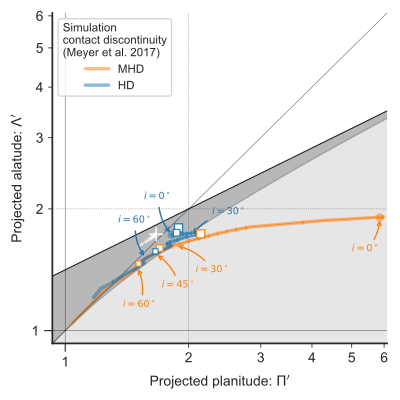

Source code (Python):
T=[["Source", "R0/pc", "Rc/R0", "R90/R0", "Rm90/R0"], ["M17-MHD2040-AllB7", "0.38", "3.57", "1.95", "1.92"], ["M17-MHD2040-AllB7-Halpha-i00", "0.41", "2.74", "1.89", "1.89"], ["M17-MHD2040-AllB7-60mic-i30", "0.48", "2.14", "1.74", "1.73"], ["M17-MHD2040-AllB7-60mic-i45", "0.56", "1.70", "1.59", "1.61"], ["M17-MHD2040-AllB7-60mic-i60", "0.67", "1.51", "1.47", "1.46"], ["M17-HD2040", "0.66", "1.78", "1.75", "1.75"], ["M17-HD2040-Halpha-i00", "0.71", "2.33", "1.84", "1.83"], ["M17-HD2040-Halpha-i00-CD", "0.59", "1.68", "1.93", "1.92"], ["M17-HD2040-Halpha-i00-BS", "0.75", "1.90", "1.83", "1.83"], ["M17-HD2040-60mic-i30", "1.17", "1.89", "1.80", "1.79"], ["M17-HD2040-60mic-i45", "1.36", "1.87", "1.90", "1.59"], ["M17-HD2040-60mic-i60", "1.70", "1.66", "1.55", "1.59"], ["M17-MHD2040-AllB7-60mic-i90", 1.05, -999.0, -999.0, -999.0]]
import sys
import numpy as np
from scipy.interpolate import interp1d
import statsmodels.api as sm
from astropy.table import Table
from matplotlib import pyplot as plt
import matplotlib.ticker
import seaborn as sns
from simulation_shape import Simulation
sys.path.append("../Dust-wave")
import bow_projection as bp
import bow_diagnostic


plotfile = sys.argv[0].replace('.py', '.pdf')

table = Table(rows=T[1:], names=T[0], dtype=[str] + [float]*4)

# Take average +/- std of the +ve and -ve R90
R90stack = np.stack([table['R90/R0'], table['Rm90/R0']])
table['R90'] = np.nanmean(R90stack, axis=0)
table['dR90'] = np.nanstd(R90stack, axis=0)
table.remove_columns(['R90/R0', 'Rm90/R0'])


def select_marker_style(s):
    if 'Halpha' in s:
        return '^'
    elif '60mic' in s:
        return 's'
    else:
        return 'o'

def select_marker_size(s):
    if 'i00' in s:
        return 5
    elif 'i30' in s:
        return 6
    elif 'i45' in s:
        return 5
    elif 'i60' in s:
        return 4
    else:
        return 5

table['marker style'] = [select_marker_style(s) for s in table['Source']]
table['marker size'] = [select_marker_size(s) for s in table['Source']]

sns.set_style('ticks')
fig, ax = plt.subplots(figsize=(4, 4))

Rc_grid = np.linspace(0.9, 10.0, 2000)
R90_T0_grid = np.sqrt(2*Rc_grid)
R90_T1_grid = np.sqrt(2*Rc_grid - 1.0)
R90_T1_grid[~np.isfinite(R90_T1_grid)] = 0.0 

ax.fill_between(Rc_grid, R90_T1_grid, R90_T0_grid, color='k', alpha=0.2)
ax.fill_between(Rc_grid, R90_T0_grid, 0.5, color='k', alpha=0.1)
ax.plot(Rc_grid, R90_T0_grid, c='k', lw=0.5)
ax.axhline(1.0, lw=0.5, alpha=0.5, color='k', zorder=-1)
ax.axvline(1.0, lw=0.5, alpha=0.5, color='k', zorder=-1)
ax.axhline(2.0, ls=':', lw=0.5, alpha=0.5, color='k', zorder=-1)
ax.axvline(2.0, ls=':', lw=0.5, alpha=0.5, color='k', zorder=-1)
ax.plot([0.9, 10.0], [0.9, 10.0], lw=0.5, alpha=0.5, color='k', zorder=-1)

# Put a cross at the Wilkinoid coordinates: [5/3, sqrt(3)]
ax.plot([5./3.], [np.sqrt(3.0)], '+', c='w', ms=10, alpha=1.0)
# And plot the projected wilkinoids 
bp.N_NEIGHBORHOOD = 50
bp.DEGREE_POLY_NEIGHBORHOOD = 2
bp.SCALE_NEIGHBORHOOD = 0.03
bp.DEGREE_POLY_NEIGHBORHOOD_90 = 2
bp.SCALE_NEIGHBORHOOD_90 = 0.01
shape = bp.wilkinoid_R_theta
th_inf = bp.theta_infinity(shape)
inc = np.linspace(0.0, th_inf - np.pi/2, 50)
tab = bow_diagnostic.parameter_table(inc, shape)
Rc, R90 = tab['tilde R_c prime'], tab['tilde R_90 prime']
ax.plot(Rc, R90, '-', c='w', label="_nolabel_", lw=0.6, alpha=0.9)
sini = (0.5 + np.arange(20))/20
inc_e = np.arcsin(sini)
tab_e = bow_diagnostic.parameter_table(inc_e, shape)
Rc_e, R90_e = tab_e['tilde R_c prime'], tab_e['tilde R_90 prime']
ax.scatter(Rc_e, R90_e, marker='|', s=3**2,
           linewidths=0.1, edgecolors='none',
           c='w', alpha=0.5, label="_nolabel_")



bp.N_NEIGHBORHOOD = 200
bp.DEGREE_POLY_NEIGHBORHOOD = 1
bp.SCALE_NEIGHBORHOOD = (60./180.) # => +/-60 deg at i=0
bp.DEGREE_POLY_NEIGHBORHOOD_90 = 2
bp.SCALE_NEIGHBORHOOD_90 = 0.01

models = ["M17-HD2040", "M17-MHD2040-AllB7"][::-1]
labels = ["HD", "MHD"][::-1]

colors = sns.color_palette(n_colors=len(models))[::-1]
for model, label, color in zip(models, labels, colors):
    # First do the "theoretical" tracks
    shape = Simulation(name=model, force_open=True, cheby_degree=12)
    th_inf = bp.theta_infinity(shape)
    inc = np.linspace(0.0, th_inf - np.pi/2, 50)
    tab = bow_diagnostic.parameter_table(inc, shape)
    Rc, R90 = tab['tilde R_c prime'], tab['tilde R_90 prime']
    ax.plot(Rc, R90, '-', c=color, label=label, lw=2.5, alpha=0.5)
    # Put a dot at the i=0 case
    ax.plot(Rc[0:1], R90[0:1], 'o', mec='none', c=color, label="_nolabel_", alpha=0.5)

    # Repeat for the closed shape, but with a thin line
    shape = Simulation(name=model, force_open=False, cheby_degree=12)
    th_inf = bp.theta_infinity(shape)
    inc = np.linspace(0.0, th_inf - np.pi/2, 50)
    tab = bow_diagnostic.parameter_table(inc, shape)
    Rcc, R90c = tab['tilde R_c prime'], tab['tilde R_90 prime']
    ax.plot(Rcc, R90c, '-', c=color, label="_nolabel_", lw=0.5, alpha=1.0)


    sini = (0.5 + np.arange(20))/20
    inc_e = np.arcsin(sini)
    inc_e = inc_e[inc_e < th_inf - np.pi/2]
    # Interpolate to get the even probability points
    Rc_e = interp1d(inc, Rc)(inc_e)
    R90_e = interp1d(inc, R90)(inc_e)

    ax.scatter(Rc_e, R90_e, marker='|', s=3**2,
               linewidths=0.1, edgecolors='none',
               c=color, alpha=0.5, label="_nolabel_")

    # Label i=0, 30, 45, 60 along the MHD track
    interp_Rc = interp1d(inc, Rc, bounds_error=False, fill_value="extrapolate")
    interp_R90 = interp1d(inc, R90, bounds_error=False, fill_value="extrapolate")
    if "MHD" in model:
        annotate_data = [
            [0, (-20, -25)], [30, (15, -20)],
            [45, (5, -25)], [60, (-10, -30)]]
    else:
        annotate_data = [
            [0, (-20, 25)], [30, (15, 15)],
            [60, (-20, 25)]]

    for inclination, xytext in annotate_data:
        Rc_i = interp_Rc(np.radians(inclination))
        R90_i = interp_R90(np.radians(inclination))
        ax.annotate(fr"$i = {inclination}^\circ$",
                    (Rc_i, R90_i),
                    xytext=xytext, textcoords='offset points',
                    arrowprops=dict(arrowstyle="->", color=color,
                                    connectionstyle="arc3,rad=.2"),       
                    color=color, fontsize="x-small")


    mask = [s.startswith(model) and '60mic' in s for s in table['Source']]
    data = table[mask]

    for row in data:
        ax.scatter(row['Rc/R0'], row['R90'],
                   marker=row['marker style'],
                   s=1.3*row['marker size']**2, zorder=100,
                   c=color, alpha=0.9, edgecolors='none')
        ax.scatter(row['Rc/R0'], row['R90'],
                   marker=row['marker style'],
                   s=(row['marker size'] - 1.1)**2, zorder=100,
                   c='w', alpha=1.0, edgecolors='none')


ax.legend(ncol=1, fontsize='small',
          title='Simulation\ncontact discontinuity\n(Meyer et al. 2017)',
          frameon=True, loc="upper left").get_title().set_size('small')
ax.set(
    xlim=[0.93, 6.1],
    ylim=[0.93, 6.1],
    yscale='log',
    xscale='log',
    #yticks=range(6),
    xlabel=r"Projected planitude: $\Pi'$",
    ylabel=r"Projected alatude: $\Lambda'$",
)        
ax.xaxis.set_minor_formatter(matplotlib.ticker.FormatStrFormatter('%d'))
ax.yaxis.set_minor_formatter(matplotlib.ticker.FormatStrFormatter('%d'))
ax.xaxis.set_major_formatter(matplotlib.ticker.FormatStrFormatter('%d'))
ax.yaxis.set_major_formatter(matplotlib.ticker.FormatStrFormatter('%d'))
sns.despine()
fig.tight_layout(pad=0.5)
fig.savefig(plotfile)
print(plotfile, end='')
